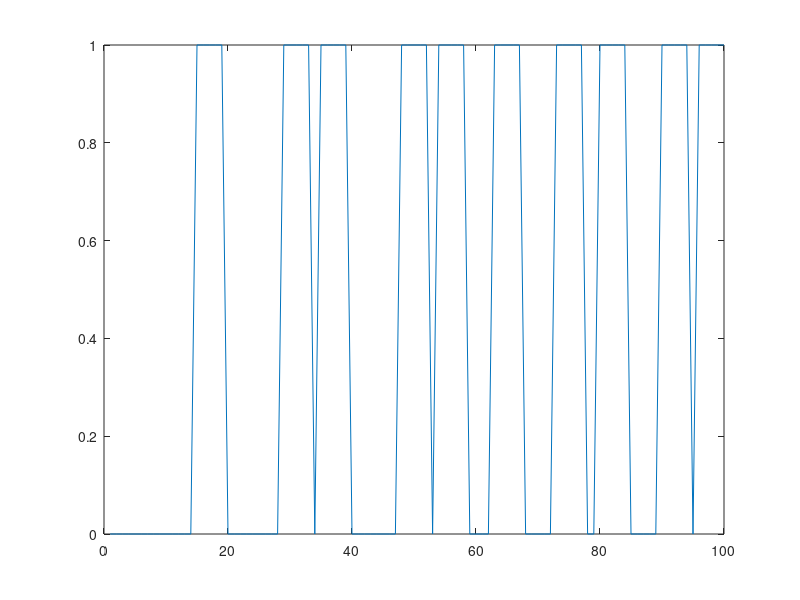

Reproduce this figure in MATLAB.
start_test = tic;

N = 100;
l = 5;
n = floor(N/2/l);


X = (1:(N-l+1))';
x = zeros(n, 1);

for i = 1:n
    r = randi(length(X), 1, 1);
    x(i) = X(r);
    
    I = r * ones(2*l-1,1);
    for j = 1:l-1 
        if r-j > 0 && X(r-j) == X(r)-j
            I(l-j) = r-j;
        end
        if r+j <= length(X) && X(r+j) == X(r)+j
            I(l+j) = r+j;
        end
    end
    
    X(I) = [];
end

X = (1:N)';
% Xcdf = unidcdf(1:N, N)';
% ecdf(x); hold on
% plot(X, Xcdf, 'r');
% legend('Empirical', 'Theoretical', 'Location', 'NW');
% 
% display('============= kstest =============');
% [h,p,ksstat,cv] = kstest(x, [X Xcdf])

xnew = zeros(n*l, 1);
for i = 0:l-1
    xnew(i*n+1:i*n+n) = x+i;
end

xnew = sort(xnew);
X(xnew) = [];

p = zeros(N, 1);
p(xnew) = 1;
plot(p);

toc(start_test);
